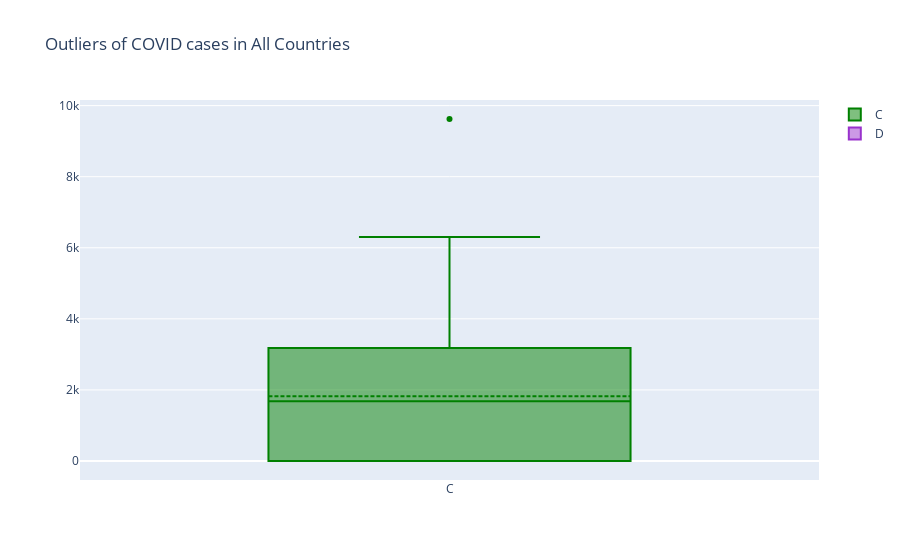

Notebook source saved alongside this figure:
### Code cell
fig = go.Figure()
fig.add_trace(go.Box(y=df2.c_average,
                     boxmean=True, # only mean visible on plot
                     marker_color="green",
                     name="C"))
fig.add_trace(go.Box(y=df2.date,
                     boxmean='sd', # mean and SD visible on plot
                     marker_color="darkorchid",
                     name="D"))
fig.update_layout(title="Outliers of COVID cases in All Countries")
fig.show()                  #@Natalio666Altube

### Figure 1 — Plotly figure (JSON) as saved in the notebook; plotly's stock layout.template omitted (floating-point values rounded to 4 significant figures; data arrays with more than 128 entries replaced by an {"elided": "..."} marker saying what was removed)
{"data": [{"boxmean": true, "marker": {"color": "green"}, "name": "C", "type": "box", "y": {"elided": "214 float values"}}, {"boxmean": "sd", "marker": {"color": "darkorchid"}, "name": "D", "type": "box", "y": {"elided": "214 str values"}}], "layout": {"title": {"text": "Outliers of COVID cases in All Countries"}}}
